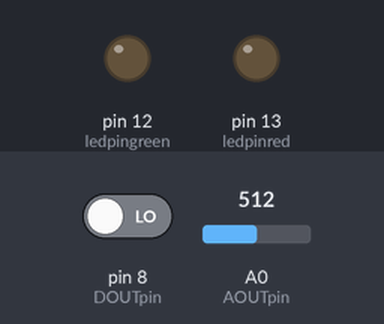
The sketch below on a simulated Arduino Uno, built with avr-gcc and run on an emulated ATmega328P. On the bench: output pins drawn as LEDs (lit = HIGH). The inputs (shaded band) are chosen by the test bench; at power-on: A0 (AOUTpin) = 512, pin 8 (DOUTpin) LOW. What the sketch prints to the serial monitor is not drawn.

Above: at 0.05 s.
At 1.9 s:
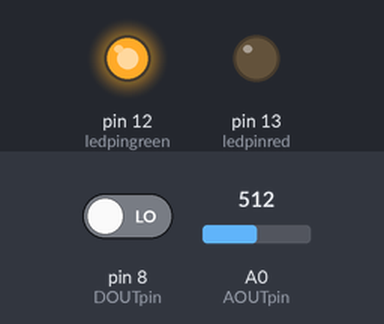
2.0 s: A0 (AOUTpin) set to 586
3.5 s: A0 (AOUTpin) set to 619
At 5.8 s:
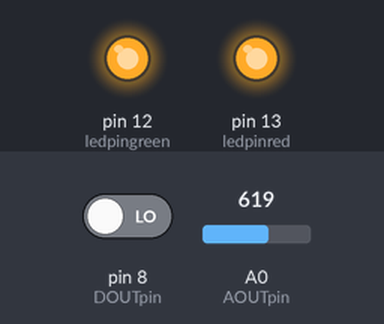
Timing chart, 0 to 7.3 s (numbered marks = the images above; inputs shaded):
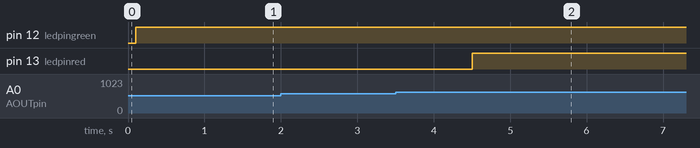

The sketch:

final_al.ino
```cpp
  /* MQ-3 Alcohol Sensor Circuit with Arduino */

const int AOUTpin=0;//the AOUT pin of the alcohol sensor goes into analog pin A0 of the arduino
const int DOUTpin=8;//the DOUT pin of the alcohol sensor goes into digital pin D8 of the arduino
const int ledpinred=13;//the anode of the LED connects to digital pin D13 of the arduino
const int ledpingreen=12;
const int led=10;

int limit;
int value;

void setup() {
Serial.begin(115200);//sets the baud rate
pinMode(DOUTpin, INPUT);//sets the pin as an input to the arduino
pinMode(ledpinred, OUTPUT);//sets the pin as an output of the arduino
pinMode(ledpingreen, OUTPUT);
}

void loop()
{
value= analogRead(AOUTpin);//reads the analaog value from the alcohol sensor's AOUT pin
limit= digitalRead(DOUTpin);//reads the digital value from the alcohol sensor's DOUT pin
Serial.print("Alcohol value: ");
Serial.println(value);//prints the alcohol value
Serial.print("Limit: ");
Serial.print(limit);//prints the limit reached as either LOW or HIGH (above or underneath)
delay(100);
if (value>600)
limit=1;
if (limit == HIGH){
digitalWrite(ledpinred, HIGH);//if limit has been reached, LED turns on as status indicator
}
else{
digitalWrite(ledpingreen, HIGH);//if threshold not reached, LED remains off
delay(1000);
digitalWrite(led, HIGH);
}
}
```

Measured:
- the behaviour switches between 600 and 601 on A0 (AOUTpin) (found by bisection; images 1 and 2)
- after the input at 2.0 s, every drawn part: stays the same
- after the input at 3.5 s, pin 13 (ledpinred): LOW → HIGH after 1.0 s
